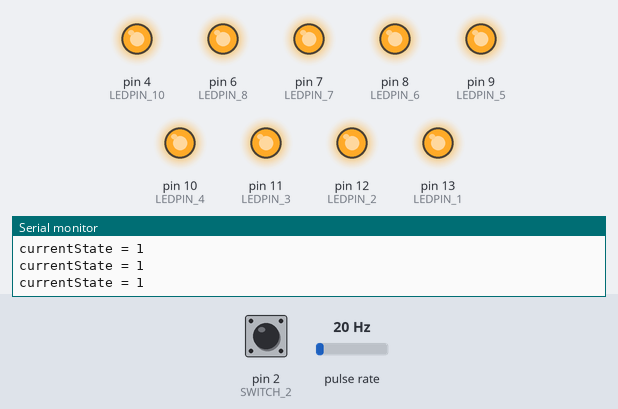
Bench run of a sketch on a simulated Arduino Uno, built with avr-gcc and run on an emulated ATmega328P. On the bench: output pins drawn as LEDs (lit = HIGH), the last lines printed to the serial monitor. Wiring (inferred from the names in the program): pulse sensor: data pin 5. Inputs (shaded band) come from the test bench; at power-on: pin 2 (SWITCH_2) LOW, pulse rate 20 Hz. Pins used as bus, display or sensor lines are not drawn.

Above: at 1.2 s.
1.3 s: pin 2 (SWITCH_2) pulled HIGH for 0.15 s
At 2.2 s:
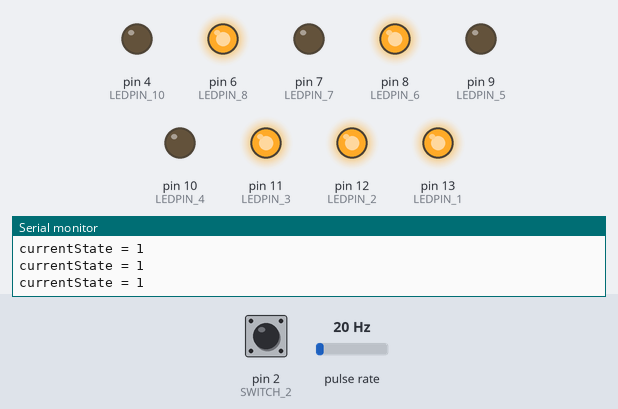
3.1 s: pin 2 (SWITCH_2) pulled HIGH for 1 s
At 4.6 s:
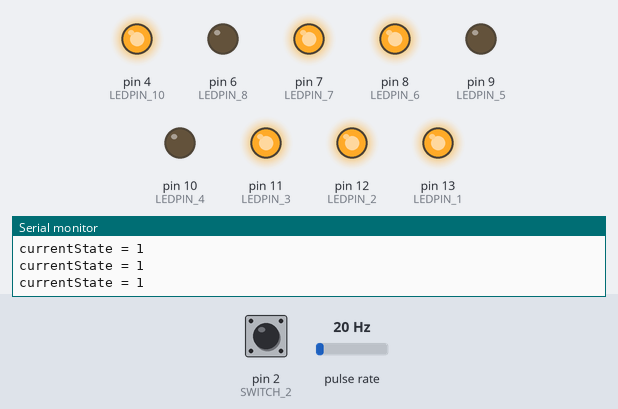
5.8 s: pin 2 (SWITCH_2) pulled HIGH for 0.15 s
At 6.7 s:
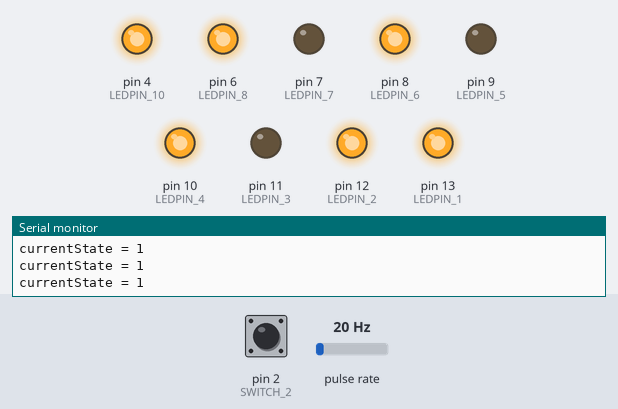
7.6 s: pin 2 (SWITCH_2) pulled HIGH for 3.2 s
At 11.5 s:
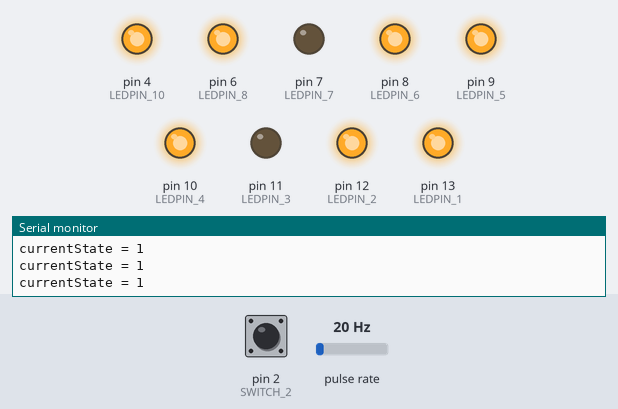
12.3 s: pin 2 (SWITCH_2) pulsed HIGH 5 times (0.12 s each, 0.3 s apart)
At 13.9 s:
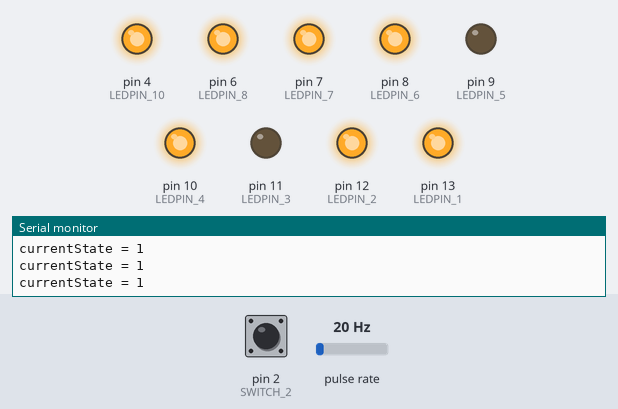
15.3 s: pin 2 (SWITCH_2) pulsed HIGH 5 times (0.12 s each, 0.3 s apart)
At 16.7 s:
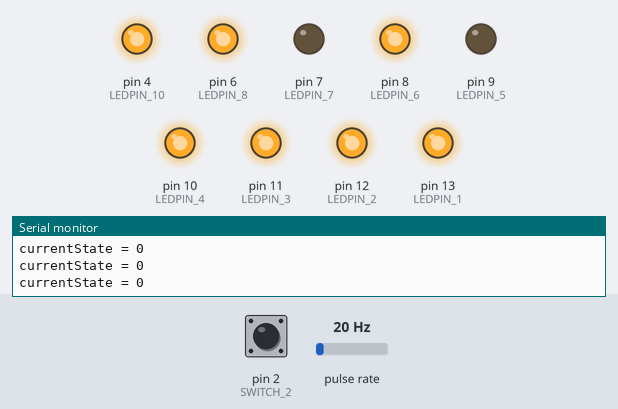
Timing chart, 0 to 18.4 s (numbered marks = the images above; inputs shaded):
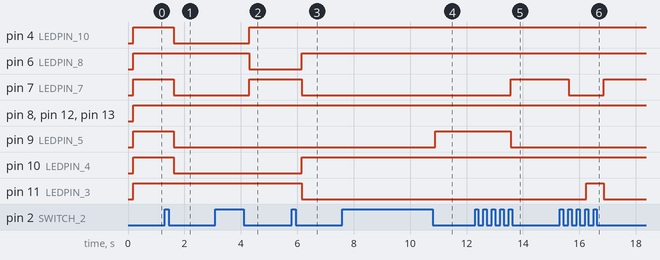

Measured:
- after the input at 1.3 s, pin 4 (LEDPIN_10), pin 7 (LEDPIN_7), pin 9 (LEDPIN_5), pin 10 (LEDPIN_4): HIGH → LOW after 0.33 s
- after the input at 3.1 s, pin 4 (LEDPIN_10), pin 7 (LEDPIN_7): LOW → HIGH after 1.2 s; pin 6 (LEDPIN_8): HIGH → LOW after 1.2 s
- after the input at 5.8 s, pin 6 (LEDPIN_8), pin 10 (LEDPIN_4): LOW → HIGH after 0.36 s; pin 7 (LEDPIN_7), pin 11 (LEDPIN_3): HIGH → LOW after 0.36 s
- after the input at 7.6 s, pin 9 (LEDPIN_5): LOW → HIGH after 3.3 s
- after the input at 12.3 s, pin 7 (LEDPIN_7): LOW → HIGH after 1.3 s; pin 9 (LEDPIN_5): HIGH → LOW after 1.3 s
- after the input at 15.3 s, pin 7 (LEDPIN_7): HIGH → LOW after 0.33 s, → HIGH 1.2 s later; pin 11 (LEDPIN_3): LOW → HIGH after 0.94 s, → LOW 0.62 s later

The sketch:

timer1_interrupt_reading_switch_status_Every_1ms.ino
```cpp
 #define LEDPIN_1 (uint8_t)(1<<PB5)
 #define LEDPIN_2 (uint8_t)(1<<PB4)
 #define LEDPIN_3 (uint8_t)(1<<PB3)
 #define LEDPIN_4 (uint8_t)(1<<PB2)
 #define LEDPIN_5 (uint8_t)(1<<PB1)
 #define LEDPIN_6 (uint8_t)(1<<PB0)
 #define LEDPIN_7 (uint8_t)(1<<PD7)
 #define LEDPIN_8 (uint8_t)(1<<PD6)
 #define LEDPIN_9 (uint8_t)(1<<PD5)
 #define LEDPIN_10 (uint8_t)(1<<PD4)
#define SWITCH_2 (uint8_t)(1<<PD2)

volatile uint8_t basems_flag;
volatile unsigned int counter,counter1,counter2,counter3,counter4,counter5,counter_for_reading_switch_PD2_state;
uint8_t count=0,ledState=0;
bool currentState,lastState=LOW;  bool state=LOW;
unsigned char ledpinB[6]={LEDPIN_1,LEDPIN_2,LEDPIN_3,LEDPIN_4,LEDPIN_5,LEDPIN_6};
unsigned char ledpinD[4]={LEDPIN_7,LEDPIN_8,LEDPIN_9,LEDPIN_10};

enum patternState{
  ALL_LED_OFF,
  PATTERN_A ,
  PATTERN_2 ,
  PATTERN_3,
  PATTERN_c,
  PATTERN_e,
  PATTERN_f,
  PATTERN_g,
  PATTERN_k,
  PATTERN_p,
  PATTERN_s,
  PATTERN_4,
  PATTERN_6,
  PATTERN_7,
  PATTERN_9
 }patternValue;
void setup() {
  // put your setup code here, to run once:
 DDRB |= (LEDPIN_1) |(LEDPIN_2) |(LEDPIN_3) |(LEDPIN_4) |(LEDPIN_5) |(LEDPIN_6);
DDRD |= (LEDPIN_7) |(LEDPIN_8) |(LEDPIN_9) |(LEDPIN_10);
DDRD &= ~(SWITCH_2); // set port pin as input
  timer1_init();
  Serial.begin(9600);
}

void loop() {
  // put your main code here, to run repeatedly:
 basems_wait_for_1ms();
 userDefinedTask_for_Timer1();
  ledState = getLedState();
   lastState = currentState;
switch(ledState)
 {
  case PATTERN_A:pattern_A();break;
  case PATTERN_2:pattern_2();break;
  case PATTERN_3:pattern_3();break;
  case PATTERN_c:pattern_c();break;
  case PATTERN_e:pattern_e();break;
  case PATTERN_f:pattern_f();break;
  case PATTERN_g:pattern_g();break;
  case PATTERN_k:pattern_k();break;
  case PATTERN_p:pattern_p();break;
  case PATTERN_s:pattern_s();break;
  case PATTERN_4:pattern_4();break;
  case PATTERN_6:pattern_6();break;
  case PATTERN_7:pattern_7();break;
  case PATTERN_9:pattern_9();break;

  default:allLedOff();break;
 }

 Serial.print("currentState = ");
 Serial.println(currentState);
}
/***************TIME INIT***********************************************/
void timer1_init(void)
{

  sei(); // enable global interrupt
  TIMSK1 |= (1<<TOIE1);  // timer1 overflow interrupt enable,menas notify to cpu about overflow of time
  TCCR1B |=(1<<CS12)|(1<<CS10); // 1024 prescale value
  TCCR1B &= (~(1<<CS11));// prescalar to decrease cpu frequency
  TCCR1A=0x00;           //no wave generation mode
  TCNT1 = 65520;		  //loading the step count from where it has to start to reach max value(65535)
}
ISR(TIMER1_OVF_vect)
{
  noInterrupts();
  basems_flag=1;
  //counter=counter+1;   // no need for arithmetic operation
  TCNT1=65520;// due to prescaler value may be differ
        //Serial.println("IN ISR====================================================");

  interrupts();
}
/*****************************TIMER 1 BASE TIME of 1ms *********************/
void basems_wait_for_1ms()
{

  //this function has an 1ms execution time
  basems_flag=0;
  counter++;
  counter1++;
  counter2++;
  counter3++;
  counter4++;
  counter5++;
  counter_for_reading_switch_PD2_state++;
  while(basems_flag == 0);

}
/***************************USER DEFINE TASK ********************************/
void userDefinedTask_for_Timer1()
{
     // Serial.println(counter);
  //Serial.println(counter);
  if(counter_for_reading_switch_PD2_state == 10)
  {
     currentState=isButtonPressed();
      _delay_ms(85);
     //Serial.println("+++++++++++++++0");
     counter_for_reading_switch_PD2_state=0;
  }

}
/**********************************PATTERN STARTED******************************/
void pattern_A()
{
  ledOn(PORTB,LEDPIN_1);ledOn(PORTB,LEDPIN_2);ledOn(PORTB,LEDPIN_3);ledOn(PORTB,LEDPIN_4);
  ledOn(PORTB,LEDPIN_5);ledOn(PORTB,LEDPIN_6);
  ledOn(PORTD,LEDPIN_7);ledOn(PORTD,LEDPIN_8);ledOn(PORTD,LEDPIN_9);ledOn(PORTD,LEDPIN_10);
}
void pattern_2()
{
  ledOn(PORTB,LEDPIN_1);ledOn(PORTB,LEDPIN_2);ledOn(PORTB,LEDPIN_3);ledOff(PORTB,LEDPIN_4);ledOff(PORTB,LEDPIN_5);
  ledOn(PORTB,LEDPIN_6);ledOn(PORTD,LEDPIN_8);ledOn(PORTD,LEDPIN_9);ledOff(PORTD,LEDPIN_7);ledOff(PORTD,LEDPIN_10);

}
void pattern_3()
{
  ledOn(PORTB,LEDPIN_1);ledOn(PORTB,LEDPIN_2);ledOn(PORTB,LEDPIN_3);ledOff(PORTB,LEDPIN_4);ledOff(PORTB,LEDPIN_5);ledOn(PORTB,LEDPIN_6);

  ledOn(PORTD,LEDPIN_7);ledOff(PORTD,LEDPIN_8);ledOn(PORTD,LEDPIN_10);ledOn(PORTD,LEDPIN_9);
}
void pattern_c()
{
  ledOn(PORTB,LEDPIN_1);ledOn(PORTB,LEDPIN_2);ledOff(PORTB,LEDPIN_3);ledOn(PORTB,LEDPIN_4);ledOff(PORTB,LEDPIN_5);
  ledOn(PORTB,LEDPIN_6);
  ledOff(PORTD,LEDPIN_7);ledOn(PORTD,LEDPIN_8);ledOn(PORTD,LEDPIN_10);ledOn(PORTD,LEDPIN_9);
}
void pattern_e()
{
  ledOn(PORTB,LEDPIN_1);ledOn(PORTB,LEDPIN_2);ledOn(PORTB,LEDPIN_4);ledOff(PORTB,LEDPIN_3);
  ledOn(PORTB,LEDPIN_6);ledOn(PORTB,LEDPIN_5);
  ledOn(PORTD,LEDPIN_8);ledOn(PORTD,LEDPIN_10);ledOn(PORTD,LEDPIN_9);ledOff(PORTD,LEDPIN_7);
}
void pattern_f()
{
  ledOn(PORTB,LEDPIN_1);ledOn(PORTB,LEDPIN_2);ledOn(PORTB,LEDPIN_4);ledOff(PORTB,LEDPIN_3);
  ledOn(PORTB,LEDPIN_6);ledOn(PORTB,LEDPIN_5);
  ledOn(PORTD,LEDPIN_8);ledOn(PORTD,LEDPIN_10);ledOff(PORTD,LEDPIN_7);ledOff(PORTD,LEDPIN_9);
}
void pattern_g()
{
  ledOn(PORTB,LEDPIN_1);ledOn(PORTB,LEDPIN_2);ledOn(PORTB,LEDPIN_4);ledOff(PORTB,LEDPIN_3);ledOff(PORTB,LEDPIN_5);
  ledOn(PORTB,LEDPIN_6);
  ledOn(PORTD,LEDPIN_8);ledOn(PORTD,LEDPIN_7);ledOn(PORTD,LEDPIN_9);
  ledOn(PORTD,LEDPIN_10);
}
void pattern_k()
{
  ledOn(PORTB,LEDPIN_1);ledOn(PORTB,LEDPIN_2);ledOn(PORTB,LEDPIN_4);ledOff(PORTB,LEDPIN_3);ledOff(PORTB,LEDPIN_5);
  ledOn(PORTB,LEDPIN_6);
  ledOn(PORTD,LEDPIN_8);ledOn(PORTD,LEDPIN_9);ledOff(PORTD,LEDPIN_7);
  ledOn(PORTD,LEDPIN_10);
}

void pattern_p()
{
  ledOn(PORTB,LEDPIN_1);ledOn(PORTB,LEDPIN_2);ledOn(PORTB,LEDPIN_3);ledOn(PORTB,LEDPIN_4);
  ledOn(PORTB,LEDPIN_6); ledOff(PORTB,LEDPIN_5);
  ledOn(PORTD,LEDPIN_8);ledOff(PORTD,LEDPIN_7);ledOff(PORTD,LEDPIN_9);
  ledOn(PORTD,LEDPIN_10);
}
void pattern_s()
{
  ledOn(PORTB,LEDPIN_1);ledOn(PORTB,LEDPIN_2);ledOn(PORTB,LEDPIN_4);ledOff(PORTB,LEDPIN_3);
  ledOn(PORTB,LEDPIN_6);ledOn(PORTD,LEDPIN_10);
  ledOn(PORTD,LEDPIN_7);
  ledOn(PORTD,LEDPIN_9);
}
void pattern_4()
{
  ledOff(PORTB,LEDPIN_1);ledOn(PORTB,LEDPIN_2);ledOff(PORTB,LEDPIN_3);ledOn(PORTB,LEDPIN_4);
  ledOn(PORTB,LEDPIN_5);ledOn(PORTB,LEDPIN_6);
  ledOn(PORTD,LEDPIN_7);ledOff(PORTD,LEDPIN_8);ledOn(PORTD,LEDPIN_9);ledOff(PORTD,LEDPIN_10);

}
void pattern_6()
{
  ledOff(PORTB,LEDPIN_1);ledOn(PORTB,LEDPIN_2);ledOff(PORTB,LEDPIN_3);ledOn(PORTB,LEDPIN_4);
  ledOn(PORTB,LEDPIN_5);ledOn(PORTB,LEDPIN_6);
  ledOn(PORTD,LEDPIN_7);ledOn(PORTD,LEDPIN_8);ledOn(PORTD,LEDPIN_9);ledOn(PORTD,LEDPIN_10);

}
void pattern_7()
{
  ledOn(PORTB,LEDPIN_1);ledOn(PORTB,LEDPIN_2);ledOn(PORTB,LEDPIN_3);ledOff(PORTB,LEDPIN_4);
  ledOn(PORTB,LEDPIN_5);ledOff(PORTB,LEDPIN_6);
  ledOn(PORTD,LEDPIN_7);ledOff(PORTD,LEDPIN_8);ledOn(PORTD,LEDPIN_9);ledOff(PORTD,LEDPIN_10);

}

void pattern_9()
{
  ledOn(PORTB,LEDPIN_1);ledOn(PORTB,LEDPIN_2);ledOn(PORTB,LEDPIN_3);ledOn(PORTB,LEDPIN_4);
  ledOn(PORTB,LEDPIN_5);ledOff(PORTB,LEDPIN_6);
  ledOn(PORTD,LEDPIN_7);ledOff(PORTD,LEDPIN_8);ledOn(PORTD,LEDPIN_9);ledOff(PORTD,LEDPIN_10);

}
void blink(volatile uint8_t &port, volatile uint8_t pin)
{
  Serial.println(port);
  port |=pin;
  _delay_ms(400);
  port &= ~pin;
  _delay_ms(400);
}
void ledOn(volatile uint8_t &port,uint8_t pin)
{
  port|=pin;
}
void ledOff(volatile uint8_t &port,uint8_t pin)
{
  port &= (~(pin));
}
void allLedOff()
{
  for(uint8_t i = 0 ; i < 6;++i)
  {
    ledOff(PORTB,ledpinB[i]);
  }
    for(uint8_t i = 0 ; i < 4;++i)
  {
    ledOff(PORTD,ledpinD[i]);
  }
 // PORTB &= (~(LEDPIN_1)) & (~(LEDPIN_2)) & (~(LEDPIN_3)) & (~(LEDPIN_4)) & (~(LEDPIN_5)) & (~(LEDPIN_6));
  //PORTD &= (~(LEDPIN_7)) & (~(LEDPIN_8)) & (~(LEDPIN_9)) & (~(LEDPIN_10));
}
/***********************************PATTERNENDED***************************************/

/********************************SWITCH CODE STARTED ***********************************/

bool isButtonPressed()
{
  if(PIND & (1<<PIND2)) //when button is pressed
  {
    return LOW;
  }
  else
  {
    return HIGH;
  }
}
uint8_t getLedState()
{
 //   bool state=LOW; this statement coause led chaser to run one time only

if(currentState == HIGH && lastState == LOW) // lastState is important
 {
  count++;
  /*****below line of code give status of state*****/
  switch(count)
  {
    case 1:patternValue=PATTERN_A;break;
    case 2:patternValue=PATTERN_2;break;
    case 3:patternValue=PATTERN_3;break;
    case 4:patternValue=PATTERN_c;break;
    case 5:patternValue=PATTERN_e;break;
    case 6:patternValue=PATTERN_f;break;
    case 7:patternValue=PATTERN_g;break;
    case 8:patternValue=PATTERN_k;break;
    case 9:patternValue=PATTERN_p;break;
    case 10:patternValue=PATTERN_s;break;
    case 11:patternValue=PATTERN_4;break;
    case 12:patternValue=PATTERN_6;break;
    case 13:patternValue=PATTERN_7;break;
    case 14:patternValue=PATTERN_9;break;

    default:patternValue=ALL_LED_OFF;count=0;break;//count =0 becoz after completion of all pattern, counter will going to increase
  }

 }
 return patternValue;
}
```
